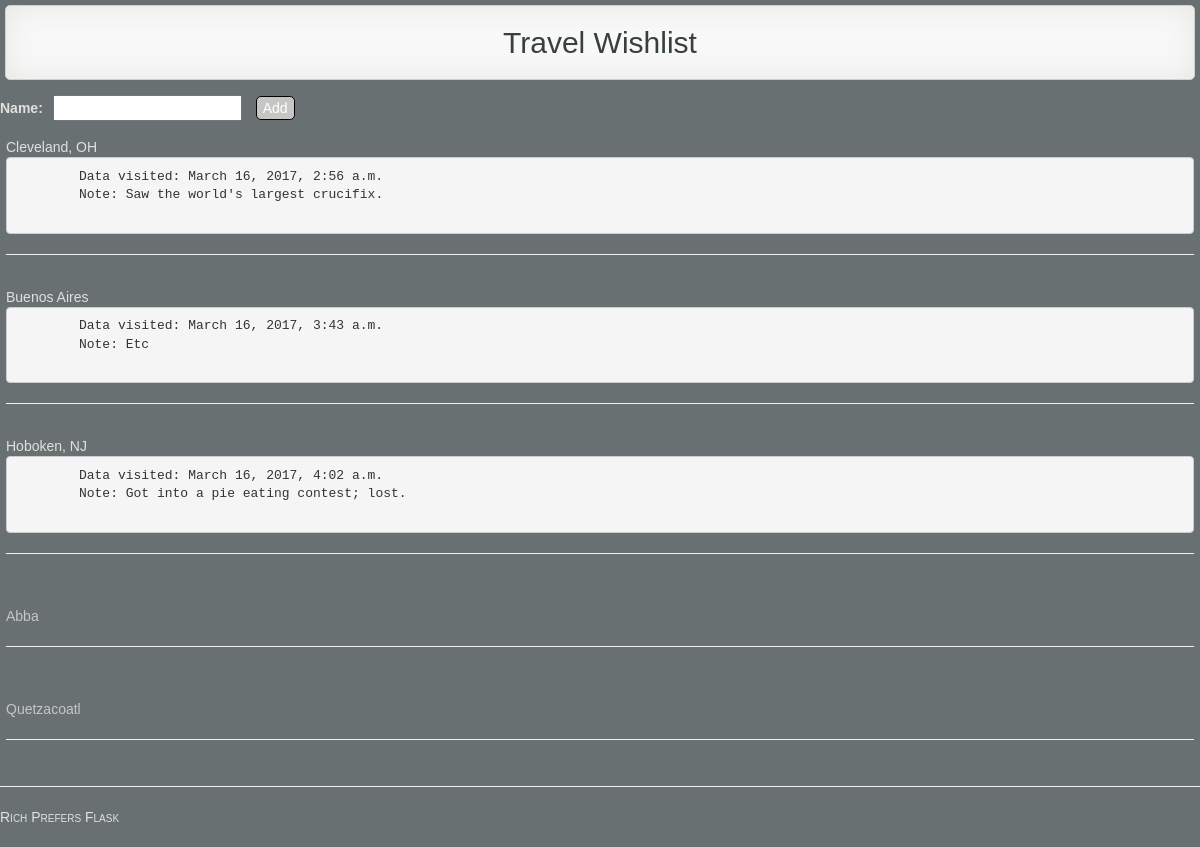
The page / on the database its author committed.
### travel_wishlist/models.py (models this page shows, shortened)
class Place(models.Model):
    name = models.CharField(max_length=200)
    visited = models.BooleanField(default=False)
    date = models.DateTimeField(blank=True, null=True)
    note = models.CharField(max_length=2000, null=True)

### travel_wishlist/views.py (the view)
# urls.py: url(r'^$', views.place_list, name='place_list'),
def place_list(request):
    if request.method == 'POST':
        form = NewPlaceForm(request.POST)
        place = form.save()
        if form.is_valid():
            place.save()
            return redirect('place_list')
    places = Place.objects.all()
    form = NewPlaceForm()
    return render(request, 'travel_wishlist/wishlist.html', {'places':places, 'form':form})

### travel_wishlist/forms.py
class NewPlaceForm(forms.ModelForm):
    class Meta:
        model = Place
        fields = ('name',)

### travel_wishlist/templates/travel_wishlist/wishlist.html (shortened to what this page needs)
{% extends 'travel_wishlist/base.html' %}
{% block content %}
<h2>Travel Wishlist</h2>
<form method="POST" action="{% url 'place_list' %}">
{{ form }}
<button id="add_new_place" type="submit" style="color: white">Add</button>
</form>
{% for place in places %}
<div>
    {% if place.visited == False %}
  <a href="{% url 'place_comment' %}">{{ place.name }}</a>
    {% elif place.visited == True %}
    {{ place.name }}
    <pre>
        Data visited: {{ place.date }}
        Note: {{ place.note }}
    </pre>
        {% endif %}
    <hr>
</div>
{% empty %}
<p>You have no places in your wishlist!</p>
{% endfor %}
{% endblock %}

### travel_wishlist/templates/travel_wishlist/base.html (shortened to what this page needs)
<!DOCTYPE html>
{% load staticfiles %}
<html>
<head>
    <link rel="stylesheet" href="https://maxcdn.bootstrapcdn.com/bootstrap/3.3.7/css/bootstrap.min.css">
    <link rel="stylesheet" href="https://maxcdn.bootstrapcdn.com/bootstrap/3.3.7/css/bootstrap-theme.min.css">
    <link rel='stylesheet' href='{% static "css/style.css" %}'>
</head>
<body>
    {% block content %}
    {% endblock %}
    <hr>
    <address style="font-variant: small-caps">Rich Prefers Flask</address>
</body>
</html>

### travel_wishlist/static/css/style.css (style rules this page uses)
body { background-color: #697071; color: #e0e1de; font-family: Arial; }
h2 { padding: 20px; margin: 0px; background-color: #f8f8f8; color: #383f40; text-align: center; border: 1px solid #d0d0d0; border-radius: 5px; margin: 5px; box-shadow: inset 0 0 1em #e6e7e4; }
div { padding: 6px; }
input { margin : 10px; }
button { background-color: #C6C7C4; border: 1px solid black; border-radius: 5px; }
a { display: block; margin-top: 20px; }
a:link, a:visited { color: #C6C7C4; }

### rows shown on the page
Place: name "Cleveland, OH", date "March 16, 2017, 2:56 a.m.", note "Saw the world's largest crucifix."
Place: name "Buenos Aires", date "March 16, 2017, 3:43 a.m.", note "Etc"
Place: name "Hoboken, NJ", date "March 16, 2017, 4:02 a.m.", note "Got into a pie eating contest; lost."
Place: name "Abba"
Place: name "Quetzacoatl"
